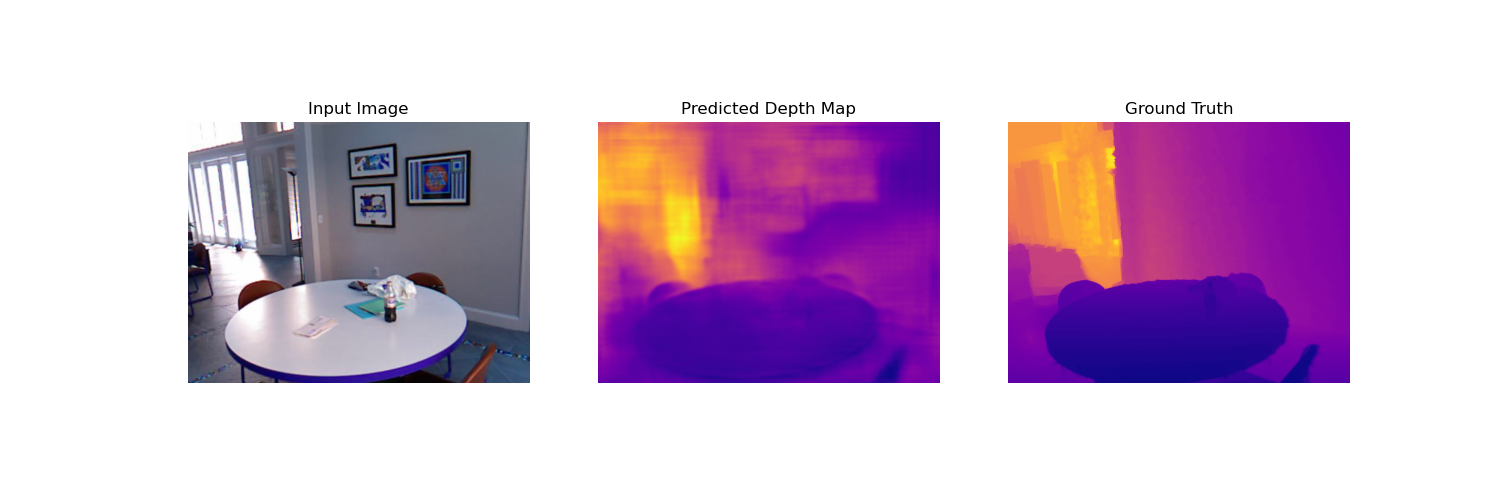
#> input picture epoch_10_sample_run_1.png, 1500 x 500 px
$ python -i extract_superpixel.py   (imports and definitions only)   (older library calls are emulated)
#> lines starting #> are read from the running program, lines starting #| are printed output that depends on the picture
# adapted from https://github.com/svip-lab/Indoor-SfMLearner/blob/master/extract_superpixel.py

import os
import glob

import numpy as np
import cv2
from skimage.segmentation import slic, watershed, felzenszwalb
from skimage.util import img_as_float
from skimage.color import label2rgb

from concurrent.futures import ProcessPoolExecutor
from multiprocessing import cpu_count
import tqdm
from functools import partial

import argparse

import re


parser = argparse.ArgumentParser()
# [5 lines not run here, left out]

# [1 line that did not run here, left out]

# [1 line that did not run here, left out]
# [1 line that did not run here, left out]

# [1 line that did not run here, left out]
# [1 line that did not run here, left out]
# [1 line that did not run here, left out]


def extract_superpixel(filename):
#> called with filename = '../epoch_10_sample_run_1.png'
    CROP = 16
    image = cv2.imread(filename)
#> image is the input picture: shape (500, 1500, 3); mean B, G, R 213.4, 187.6, 212.3
    h, w, c = image.shape
#> h = 500; w = 1500; c = 3

    corp_image = image[CROP:-CROP, CROP:-CROP, :]
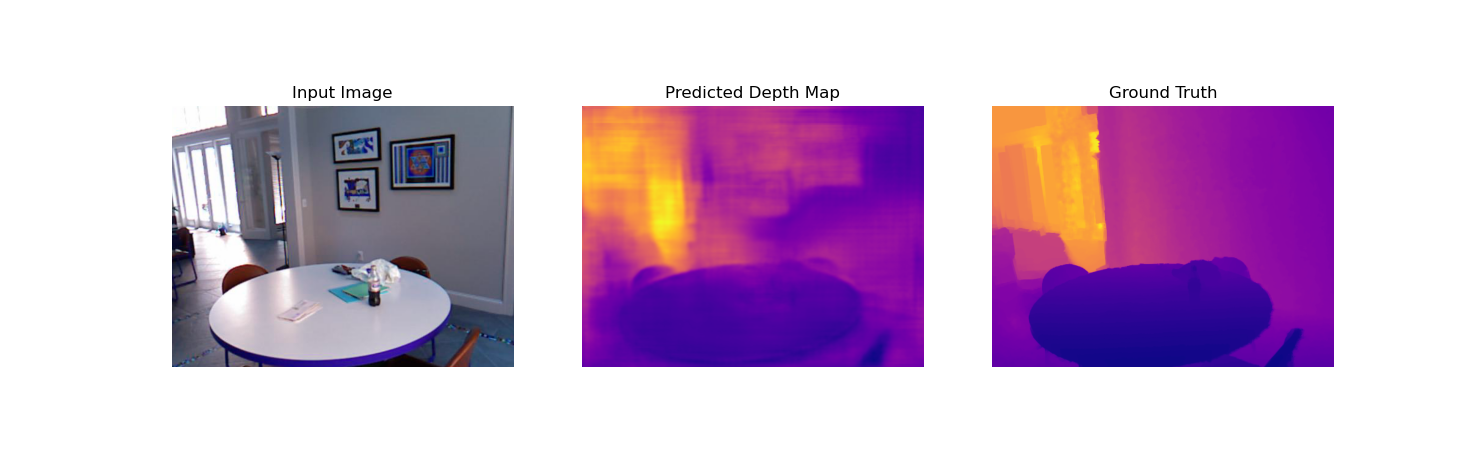
#> corp_image: shape (468, 1468, 3); mean B, G, R 209.6, 181.4, 208.4

    resize_image = cv2.resize(corp_image, (384, 288))
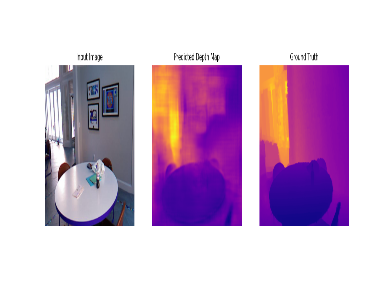
#> resize_image: shape (288, 384, 3); mean B, G, R 209.4, 181.1, 208.2
    resize_image = img_as_float(resize_image)

    segment = felzenszwalb(resize_image, scale=100, sigma=0.5, min_size=50)
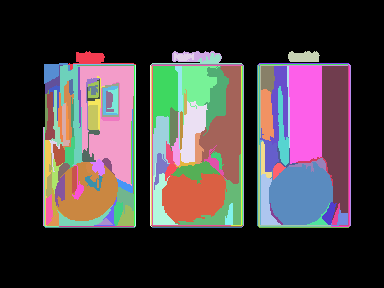
#> segment: shape (288, 384) int64; 137 distinct labels, from 0 to 136; one colour per label, 0 black

    n = 1
    for i in range(segment.max()):
        npixel = np.sum(segment == (i + 1))
        if npixel > 1000:
            segment[segment == (i + 1)] = n
            n += 1
        else:
            segment[segment == (i + 1)] = 0
#> this loop made 136 passes
#> npixel on passes 1 to 12: 369, 247, 300, 123, 218, 272, 92, 61, 92, 163, 163, 88
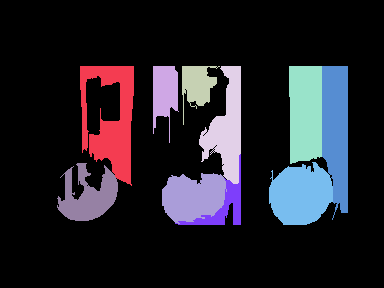
#> segment: shape (288, 384) int64; 11 distinct labels, from 0 to 10; one colour per label, 0 black
#> after the loop, n = 11

    segment = cv2.resize(segment, (w - 2 * CROP, h - 2 * CROP), interpolation=cv2.INTER_NEAREST)
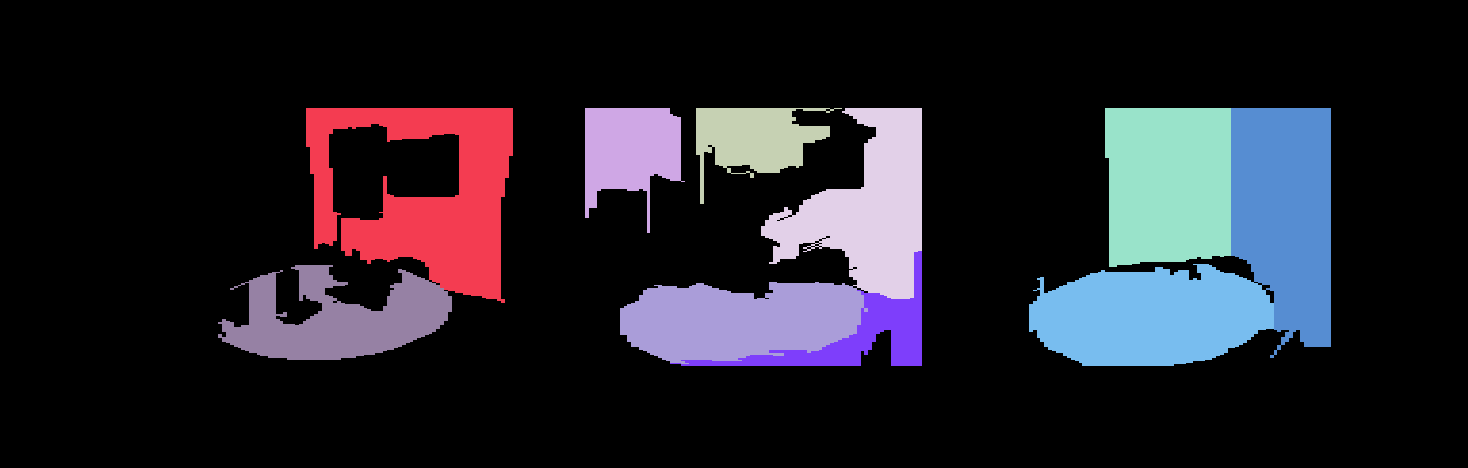
#> segment: shape (468, 1468) int32; 11 distinct labels, from 0 to 10; one colour per label, 0 black

    ext_seg = np.zeros([h, w], dtype=np.int)
    ext_seg[CROP:-CROP, CROP:-CROP] = segment
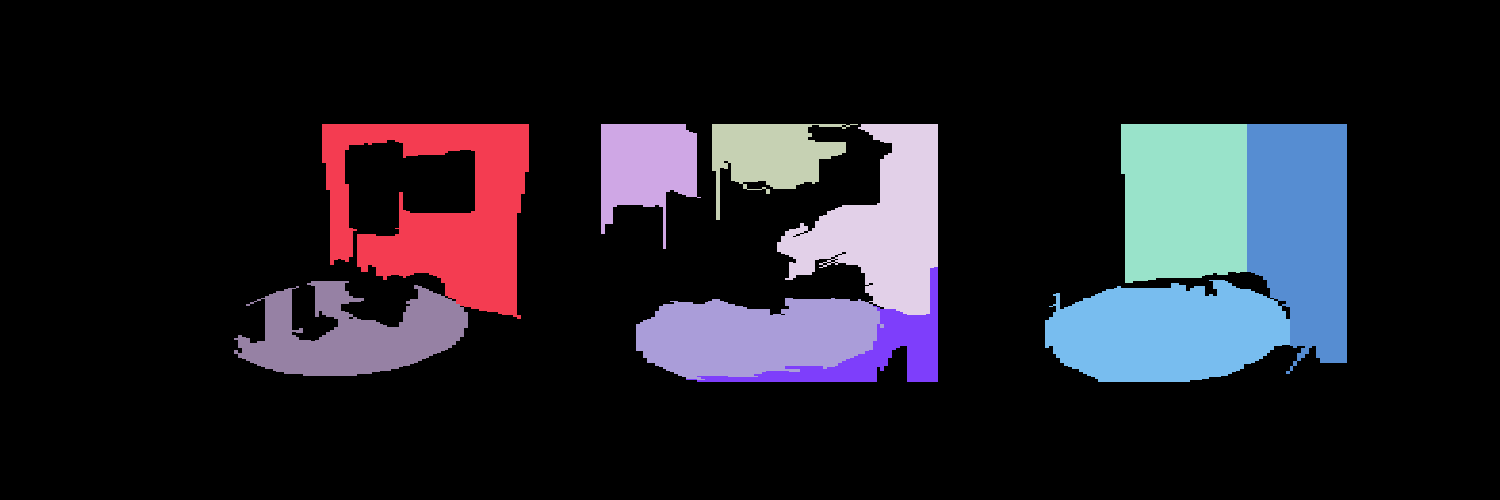
#> ext_seg: shape (500, 1500) int64; 11 distinct labels, from 0 to 10; one colour per label, 0 black

    return ext_seg


def images2seg(scene, filename, index):

    segment = extract_superpixel(filename)
    cv2.imwrite(os.path.join(train_dir, scene, index + "_seg.png"), segment.astype(np.uint8))

    color = label2rgb(segment, bg_label=0)
    color = (255 * color).astype(np.uint8)
    cv2.imwrite(os.path.join(train_dir, scene, index + "_seg.jpg"), color)

    return


# multi processing fitting
executor = ProcessPoolExecutor(max_workers=cpu_count())
futures = []

# [30 lines not run here, left out]

>>> result = extract_superpixel('../epoch_10_sample_run_1.png')
